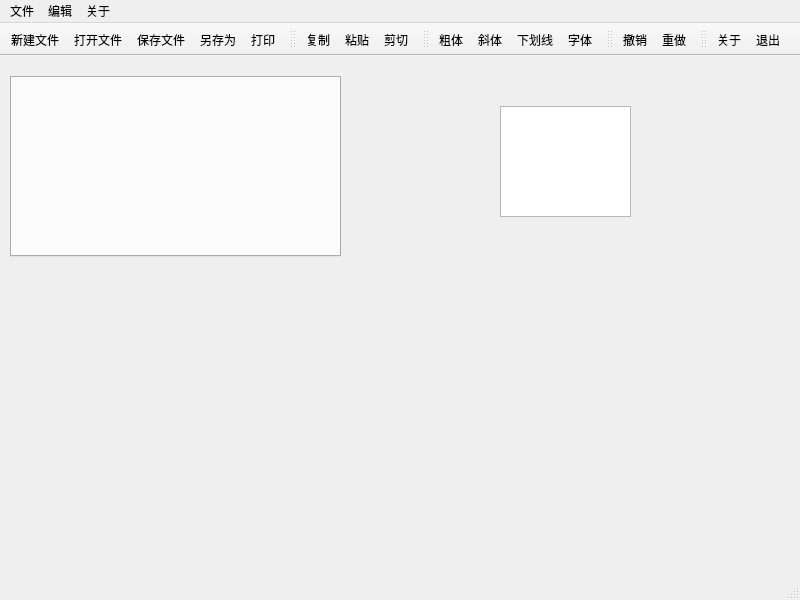
<?xml version="1.0" encoding="UTF-8"?>
<ui version="4.0">
 <class>MainWindow</class>
 <widget class="QMainWindow" name="MainWindow">
  <property name="geometry">
   <rect>
    <x>0</x>
    <y>0</y>
    <width>800</width>
    <height>600</height>
   </rect>
  </property>
  <property name="windowTitle">
   <string>Demo-CodeEditor</string>
  </property>
  <property name="windowIcon">
   <iconset resource="images.qrc">
    <normaloff>:/images/pencil.png</normaloff>:/images/pencil.png</iconset>
  </property>
  <widget class="QWidget" name="centralwidget">
   <widget class="QTextEdit" name="textEdit">
    <property name="geometry">
     <rect>
      <x>500</x>
      <y>50</y>
      <width>131</width>
      <height>111</height>
     </rect>
    </property>
   </widget>
   <widget class="QTabWidget" name="tabWidget">
    <property name="geometry">
     <rect>
      <x>10</x>
      <y>20</y>
      <width>331</width>
      <height>181</height>
     </rect>
    </property>
    <property name="tabShape">
     <enum>QTabWidget::Triangular</enum>
    </property>
    <property name="currentIndex">
     <number>-1</number>
    </property>
   </widget>
  </widget>
  <widget class="QMenuBar" name="menubar">
   <property name="geometry">
    <rect>
     <x>0</x>
     <y>0</y>
     <width>800</width>
     <height>17</height>
    </rect>
   </property>
   <widget class="QMenu" name="menu">
    <property name="title">
     <string>文件</string>
    </property>
    <widget class="QMenu" name="menu_3">
     <property name="title">
      <string>最近打开</string>
     </property>
     <addaction name="clear_history"/>
    </widget>
    <addaction name="new_file"/>
    <addaction name="open_file"/>
    <addaction name="menu_3"/>
    <addaction name="separator"/>
    <addaction name="save_file"/>
    <addaction name="save_as"/>
    <addaction name="separator"/>
    <addaction name="exit"/>
   </widget>
   <widget class="QMenu" name="menubianji">
    <property name="title">
     <string>编辑</string>
    </property>
    <addaction name="copy"/>
    <addaction name="paste"/>
    <addaction name="cut"/>
    <addaction name="separator"/>
    <addaction name="bolder"/>
    <addaction name="italics"/>
    <addaction name="underline"/>
    <addaction name="font"/>
   </widget>
   <widget class="QMenu" name="menu_2">
    <property name="title">
     <string>关于</string>
    </property>
    <addaction name="about"/>
   </widget>
   <addaction name="menu"/>
   <addaction name="menubianji"/>
   <addaction name="menu_2"/>
  </widget>
  <widget class="QStatusBar" name="statusbar"/>
  <widget class="QToolBar" name="toolBar">
   <property name="windowTitle">
    <string>toolBar</string>
   </property>
   <property name="movable">
    <bool>false</bool>
   </property>
   <attribute name="toolBarArea">
    <enum>TopToolBarArea</enum>
   </attribute>
   <attribute name="toolBarBreak">
    <bool>false</bool>
   </attribute>
   <addaction name="new_file"/>
   <addaction name="open_file"/>
   <addaction name="save_file"/>
   <addaction name="save_as"/>
   <addaction name="print"/>
  </widget>
  <widget class="QToolBar" name="toolBar_2">
   <property name="windowTitle">
    <string>toolBar_2</string>
   </property>
   <attribute name="toolBarArea">
    <enum>TopToolBarArea</enum>
   </attribute>
   <attribute name="toolBarBreak">
    <bool>false</bool>
   </attribute>
   <addaction name="copy"/>
   <addaction name="paste"/>
   <addaction name="cut"/>
  </widget>
  <widget class="QToolBar" name="toolBar_3">
   <property name="windowTitle">
    <string>toolBar_3</string>
   </property>
   <attribute name="toolBarArea">
    <enum>TopToolBarArea</enum>
   </attribute>
   <attribute name="toolBarBreak">
    <bool>false</bool>
   </attribute>
   <addaction name="bolder"/>
   <addaction name="italics"/>
   <addaction name="underline"/>
   <addaction name="font"/>
  </widget>
  <widget class="QToolBar" name="toolBar_4">
   <property name="windowTitle">
    <string>toolBar_4</string>
   </property>
   <attribute name="toolBarArea">
    <enum>TopToolBarArea</enum>
   </attribute>
   <attribute name="toolBarBreak">
    <bool>false</bool>
   </attribute>
   <addaction name="undo"/>
   <addaction name="redo"/>
  </widget>
  <widget class="QToolBar" name="toolBar_5">
   <property name="windowTitle">
    <string>toolBar_5</string>
   </property>
   <attribute name="toolBarArea">
    <enum>TopToolBarArea</enum>
   </attribute>
   <attribute name="toolBarBreak">
    <bool>false</bool>
   </attribute>
   <addaction name="about"/>
   <addaction name="exit"/>
  </widget>
  <action name="new_file">
   <property name="icon">
    <iconset resource="images.qrc">
     <normaloff>:/images/new.png</normaloff>:/images/new.png</iconset>
   </property>
   <property name="text">
    <string>新建文件</string>
   </property>
   <property name="shortcut">
    <string>Ctrl+N</string>
   </property>
  </action>
  <action name="save_file">
   <property name="icon">
    <iconset resource="images.qrc">
     <normaloff>:/images/save.png</normaloff>:/images/save.png</iconset>
   </property>
   <property name="text">
    <string>保存文件</string>
   </property>
   <property name="shortcut">
    <string>Ctrl+S</string>
   </property>
  </action>
  <action name="open_file">
   <property name="icon">
    <iconset resource="images.qrc">
     <normaloff>:/images/open.png</normaloff>:/images/open.png</iconset>
   </property>
   <property name="text">
    <string>打开文件</string>
   </property>
   <property name="shortcut">
    <string>Ctrl+O</string>
   </property>
  </action>
  <action name="save_as">
   <property name="icon">
    <iconset resource="images.qrc">
     <normaloff>:/images/save_as.png</normaloff>:/images/save_as.png</iconset>
   </property>
   <property name="text">
    <string>另存为</string>
   </property>
   <property name="shortcut">
    <string>Ctrl+Shift+S</string>
   </property>
  </action>
  <action name="paste">
   <property name="icon">
    <iconset resource="images.qrc">
     <normaloff>:/images/paste.png</normaloff>:/images/paste.png</iconset>
   </property>
   <property name="text">
    <string>粘贴</string>
   </property>
   <property name="shortcut">
    <string>Ctrl+V</string>
   </property>
  </action>
  <action name="copy">
   <property name="icon">
    <iconset resource="images.qrc">
     <normaloff>:/images/copy.png</normaloff>:/images/copy.png</iconset>
   </property>
   <property name="text">
    <string>复制</string>
   </property>
   <property name="shortcut">
    <string>Ctrl+C</string>
   </property>
  </action>
  <action name="cut">
   <property name="icon">
    <iconset resource="images.qrc">
     <normaloff>:/images/cut.png</normaloff>:/images/cut.png</iconset>
   </property>
   <property name="text">
    <string>剪切</string>
   </property>
   <property name="shortcut">
    <string>Ctrl+X</string>
   </property>
  </action>
  <action name="bolder">
   <property name="checkable">
    <bool>true</bool>
   </property>
   <property name="icon">
    <iconset resource="images.qrc">
     <normaloff>:/images/bold.png</normaloff>:/images/bold.png</iconset>
   </property>
   <property name="text">
    <string>粗体</string>
   </property>
   <property name="shortcut">
    <string>Ctrl+B</string>
   </property>
  </action>
  <action name="italics">
   <property name="checkable">
    <bool>true</bool>
   </property>
   <property name="icon">
    <iconset resource="images.qrc">
     <normaloff>:/images/italic.png</normaloff>:/images/italic.png</iconset>
   </property>
   <property name="text">
    <string>斜体</string>
   </property>
   <property name="shortcut">
    <string>Ctrl+I</string>
   </property>
  </action>
  <action name="underline">
   <property name="checkable">
    <bool>true</bool>
   </property>
   <property name="icon">
    <iconset resource="images.qrc">
     <normaloff>:/images/underline.png</normaloff>:/images/underline.png</iconset>
   </property>
   <property name="text">
    <string>下划线</string>
   </property>
   <property name="shortcut">
    <string>Ctrl+U</string>
   </property>
  </action>
  <action name="font">
   <property name="icon">
    <iconset resource="images.qrc">
     <normaloff>:/images/font.png</normaloff>:/images/font.png</iconset>
   </property>
   <property name="text">
    <string>字体</string>
   </property>
   <property name="shortcut">
    <string>Ctrl+Alt+F</string>
   </property>
  </action>
  <action name="undo">
   <property name="icon">
    <iconset resource="images.qrc">
     <normaloff>:/images/edit_undo.png</normaloff>:/images/edit_undo.png</iconset>
   </property>
   <property name="text">
    <string>撤销</string>
   </property>
   <property name="shortcut">
    <string>Ctrl+Z</string>
   </property>
  </action>
  <action name="redo">
   <property name="icon">
    <iconset resource="images.qrc">
     <normaloff>:/images/edit_redo.png</normaloff>:/images/edit_redo.png</iconset>
   </property>
   <property name="text">
    <string>重做</string>
   </property>
   <property name="shortcut">
    <string>Ctrl+Shift+Z</string>
   </property>
  </action>
  <action name="about">
   <property name="icon">
    <iconset resource="images.qrc">
     <normaloff>:/images/info.png</normaloff>:/images/info.png</iconset>
   </property>
   <property name="text">
    <string>关于</string>
   </property>
   <property name="shortcut">
    <string>Ctrl+Shift+I</string>
   </property>
  </action>
  <action name="exit">
   <property name="icon">
    <iconset resource="images.qrc">
     <normaloff>:/images/exit.png</normaloff>:/images/exit.png</iconset>
   </property>
   <property name="text">
    <string>退出</string>
   </property>
   <property name="shortcut">
    <string>Shift+Esc</string>
   </property>
  </action>
  <action name="clear_history">
   <property name="text">
    <string>清除历史</string>
   </property>
  </action>
  <action name="print">
   <property name="icon">
    <iconset resource="images.qrc">
     <normaloff>:/images/print.png</normaloff>:/images/print.png</iconset>
   </property>
   <property name="text">
    <string>打印</string>
   </property>
   <property name="shortcut">
    <string>Ctrl+P</string>
   </property>
  </action>
 </widget>
 <resources>
  <include location="images.qrc"/>
 </resources>
 <connections/>
</ui>
